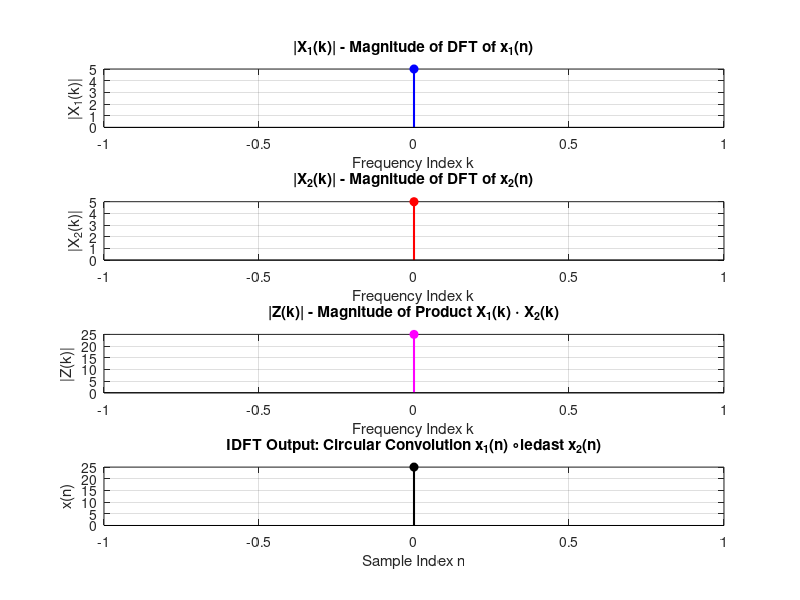

Source code (MATLAB):
clc;
clearvars;
close all;

%% Output Directory Setup
output_dir = fullfile(fileparts(mfilename('fullpath')), 'outputs');
if ~exist(output_dir, 'dir')
    mkdir(output_dir);
end

%% Declaring Length & Sequences (with automated fallback)
if ~exist('x1_n', 'var') || isempty(x1_n)
    try
        x1_n = input('Enter the first sequence x1(n) [default: [1 2 2 1]]: ');
    catch
        x1_n = [];
    end
    if isempty(x1_n), x1_n = [1, 2, 2, 1]; end
end

if ~exist('x2_n', 'var') || isempty(x2_n)
    try
        x2_n = input('Enter the second sequence x2(n) [default: [1 2 3 4]]: ');
    catch
        x2_n = [];
    end
    if isempty(x2_n), x2_n = [1, 2, 3, 4]; end
end

N1 = length(x1_n);
N2 = length(x2_n);
N = max(N1, N2);

%% Zero Padding
x1_pad = [x1_n, zeros(1, N - N1)];
x2_pad = [x2_n, zeros(1, N - N2)];
X1_n = zeros(1, N);
X2_n = zeros(1, N);
Z_k = zeros(1, N);
X_n = zeros(1, N);

%% Compute DFT of x1(n) using definition
for k = 0:N-1
    for n = 0:N-1
       X1_n(k+1) = X1_n(k+1) + x1_pad(n+1) * exp((-1i * 2 * pi * k * n) / N);
    end
end

%% Compute DFT of x2(n) using definition
for k = 0:N-1
    for n = 0:N-1
        X2_n(k+1) = X2_n(k+1) + x2_pad(n+1) * exp((-1i * 2 * pi * k * n) / N);
    end
end

%% Frequency-Domain Multiplication: Z(k) = X1(k) * X2(k)
for n = 1:N
    Z_k(n) = X1_n(n) * X2_n(n);
end

%% IDFT to reconstruct circular convolution in time domain
for n = 0:N-1
    for k = 0:N-1
        X_n(n+1) = X_n(n+1) + Z_k(k+1) * exp(1i * 2 * pi * k * n / N);
    end
    X_n(n+1) = X_n(n+1) / N; % Normalize by N
end

fprintf('Sequence x1(n): '); disp(x1_n);
fprintf('Sequence x2(n): '); disp(x2_n);
fprintf('DFT X1(k): '); disp(X1_n);
fprintf('DFT X2(k): '); disp(X2_n);
fprintf('Product Z(k) = X1.*X2: '); disp(Z_k);
fprintf('IDFT Output (Circular Convolution): '); disp(real(X_n));

%% Plotting of the Sequences
n_axis = 0:1:N-1;

fig = figure('Name', 'DFT & IDFT Implementation', 'Position', [100, 100, 800, 850], 'Visible', 'off');

subplot(4,1,1);
stem(n_axis, abs(X1_n), 'b', 'LineWidth', 1.5, 'MarkerFaceColor', 'b');
title('|X_1(k)| - Magnitude of DFT of x_1(n)'); 
xlabel('Frequency Index k'); 
ylabel('|X_1(k)|');
grid on;

subplot(4,1,2);
stem(n_axis, abs(X2_n), 'r', 'LineWidth', 1.5, 'MarkerFaceColor', 'r'); 
title('|X_2(k)| - Magnitude of DFT of x_2(n)'); 
xlabel('Frequency Index k'); 
ylabel('|X_2(k)|');
grid on;

subplot(4,1,3);
stem(n_axis, abs(Z_k), 'm', 'LineWidth', 1.5, 'MarkerFaceColor', 'm'); 
title('|Z(k)| - Magnitude of Product X_1(k) \cdot X_2(k)'); 
xlabel('Frequency Index k'); 
ylabel('|Z(k)|');
grid on;

subplot(4,1,4);
stem(n_axis, real(X_n), 'k', 'LineWidth', 1.5, 'MarkerFaceColor', 'k'); 
title('IDFT Output: Circular Convolution x_1(n) \circledast x_2(n)'); 
xlabel('Sample Index n'); 
ylabel('x(n)');
grid on;

saveas(fig, fullfile(output_dir, 'dft_implementation.png'));
close(fig);
fprintf('Saved figure to %s\n', fullfile(output_dir, 'dft_implementation.png'));
